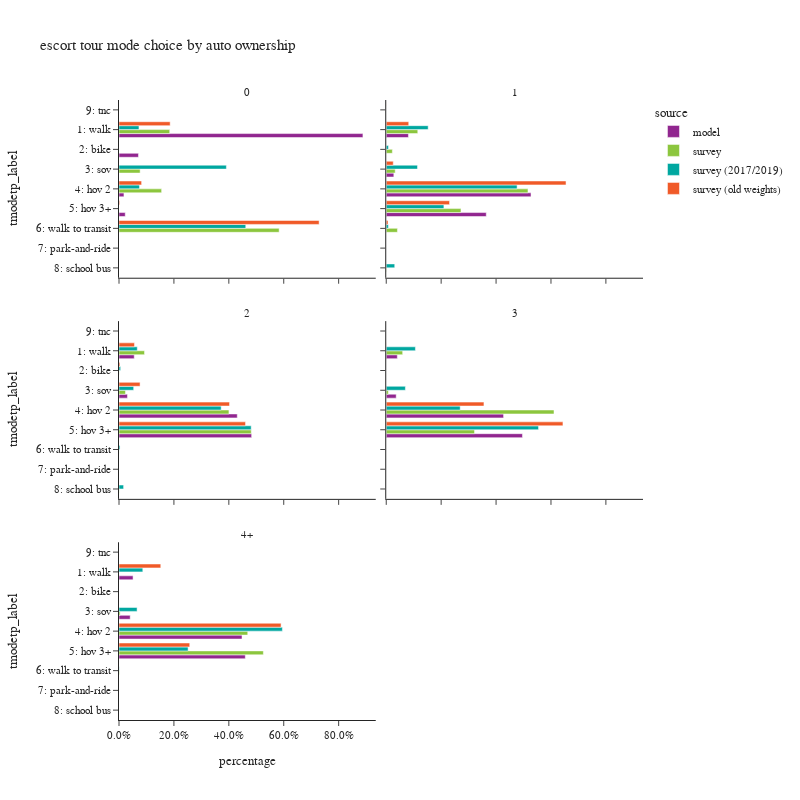

Notebook code for this chart:
### Code cell
plot_mode_choice(es_tour.loc[es_tour['auto_ownership_4+']!="-1"],
                 "auto_ownership_4+",
                 {"auto_ownership_4+":["0","1","2","3","4+"],
                  "tmodetp_label":["1: walk","2: bike","3: sov","4: hov 2","5: hov 3+","6: walk to transit",
                                   "7: park-and-ride","8: school bus","9: other–survey only"]},
                 "auto ownership",2,800)

### Figure 1 — Plotly figure (JSON) as saved in the notebook; plotly's stock layout.template omitted (floating-point values rounded to 4 significant figures)
{"data": [{"alignmentgroup": "True", "customdata": [[14782], [1179], [300], [378]], "hovertemplate": "source=model<br>auto_ownership_4+=0<br>percentage=%{x}<br>tmodetp_label=%{y}<br>sample count=%{customdata[0]}<extra></extra>", "legendgroup": "model", "marker": {"color": "#91268F", "pattern": {"shape": ""}}, "name": "model", "offsetgroup": "model", "orientation": "h", "showlegend": true, "textposition": "auto", "type": "bar", "x": [0.8884, 0.07086, 0.01803, 0.02272], "xaxis": "x5", "y": ["1: walk", "2: bike", "4: hov 2", "5: hov 3+"], "yaxis": "y5"}, {"alignmentgroup": "True", "customdata": [[5402], [1], [1849], [35259], [24361]], "hovertemplate": "source=model<br>auto_ownership_4+=1<br>percentage=%{x}<br>tmodetp_label=%{y}<br>sample count=%{customdata[0]}<extra></extra>", "legendgroup": "model", "marker": {"color": "#91268F", "pattern": {"shape": ""}}, "name": "model", "offsetgroup": "model", "orientation": "h", "showlegend": false, "textposition": "auto", "type": "bar", "x": [0.08078, 1.495e-05, 0.02765, 0.5273, 0.3643], "xaxis": "x6", "y": ["1: walk", "2: bike", "3: sov", "4: hov 2", "5: hov 3+"], "yaxis": "y6"}, {"alignmentgroup": "True", "customdata": [[6706], [3710], [52052], [58379]], "hovertemplate": "source=model<br>auto_ownership_4+=2<br>percentage=%{x}<br>tmodetp_label=%{y}<br>sample count=%{customdata[0]}<extra></extra>", "legendgroup": "model", "marker": {"color": "#91268F", "pattern": {"shape": ""}}, "name": "model", "offsetgroup": "model", "orientation": "h", "showlegend": false, "textposition": "auto", "type": "bar", "x": [0.05549, 0.0307, 0.4307, 0.4831], "xaxis": "x3", "y": ["1: walk", "3: sov", "4: hov 2", "5: hov 3+"], "yaxis": "y3"}, {"alignmentgroup": "True", "customdata": [[2228], [2002], [23612], [27411]], "hovertemplate": "source=model<br>auto_ownership_4+=3<br>percentage=%{x}<br>tmodetp_label=%{y}<br>sample count=%{customdata[0]}<extra></extra>", "legendgroup": "model", "marker": {"color": "#91268F", "pattern": {"shape": ""}}, "name": "model", "offsetgroup": "model", "orientation": "h", "showlegend": false, "textposition": "auto", "type": "bar", "x": [0.04032, 0.03623, 0.4273, 0.4961], "xaxis": "x4", "y": ["1: walk", "3: sov", "4: hov 2", "5: hov 3+"], "yaxis": "y4"}, {"alignmentgroup": "True", "customdata": [[1494], [1189], [13068], [13418]], "hovertemplate": "source=model<br>auto_ownership_4+=4+<br>percentage=%{x}<br>tmodetp_label=%{y}<br>sample count=%{customdata[0]}<extra></extra>", "legendgroup": "model", "marker": {"color": "#91268F", "pattern": {"shape": ""}}, "name": "model", "offsetgroup": "model", "orientation": "h", "showlegend": false, "textposition": "auto", "type": "bar", "x": [0.05122, 0.04076, 0.448, 0.46], "xaxis": "x", "y": ["1: walk", "3: sov", "4: hov 2", "5: hov 3+"], "yaxis": "y"}, {"alignmentgroup": "True", "customdata": [[4], [1], [1], [4]], "hovertemplate": "source=survey<br>auto_ownership_4+=0<br>percentage=%{x}<br>tmodetp_label=%{y}<br>sample count=%{customdata[0]}<extra></extra>", "legendgroup": "survey", "marker": {"color": "#8CC63E", "pattern": {"shape": ""}}, "name": "survey", "offsetgroup": "survey", "orientation": "h", "showlegend": true, "textposition": "auto", "type": "bar", "x": [0.1846, 0.07694, 0.1552, 0.5832], "xaxis": "x5", "y": ["1: walk", "3: sov", "4: hov 2", "6: walk to transit"], "yaxis": "y5"}, {"alignmentgroup": "True", "customdata": [[40], [7], [13], [96], [55], [4], [2]], "hovertemplate": "source=survey<br>auto_ownership_4+=1<br>percentage=%{x}<br>tmodetp_label=%{y}<br>sample count=%{customdata[0]}<extra></extra>", "legendgroup": "survey", "marker": {"color": "#8CC63E", "pattern": {"shape": ""}}, "name": "survey", "offsetgroup": "survey", "orientation": "h", "showlegend": false, "textposition": "auto", "type": "bar", "x": [0.1148, 0.02227, 0.03268, 0.5162, 0.2722, 0.04074, 0.00104], "xaxis": "x6", "y": ["1: walk", "2: bike", "3: sov", "4: hov 2", "5: hov 3+", "6: walk to transit", "8: school bus"], "yaxis": "y6"}, {"alignmentgroup": "True", "customdata": [[32], [4], [8], [149], [143], [1], [1]], "hovertemplate": "source=survey<br>auto_ownership_4+=2<br>percentage=%{x}<br>tmodetp_label=%{y}<br>sample count=%{customdata[0]}<extra></extra>", "legendgroup": "survey", "marker": {"color": "#8CC63E", "pattern": {"shape": ""}}, "name": "survey", "offsetgroup": "survey", "orientation": "h", "showlegend": false, "textposition": "auto", "type": "bar", "x": [0.09294, 0.000492, 0.02349, 0.4004, 0.4818, 0.0002728, 0.000557], "xaxis": "x3", "y": ["1: walk", "2: bike", "3: sov", "4: hov 2", "5: hov 3+", "6: walk to transit", "8: school bus"], "yaxis": "y3"}, {"alignmentgroup": "True", "customdata": [[4], [6], [30], [23]], "hovertemplate": "source=survey<br>auto_ownership_4+=3<br>percentage=%{x}<br>tmodetp_label=%{y}<br>sample count=%{customdata[0]}<extra></extra>", "legendgroup": "survey", "marker": {"color": "#8CC63E", "pattern": {"shape": ""}}, "name": "survey", "offsetgroup": "survey", "orientation": "h", "showlegend": false, "textposition": "auto", "type": "bar", "x": [0.05982, 0.00761, 0.611, 0.3216], "xaxis": "x4", "y": ["1: walk", "3: sov", "4: hov 2", "5: hov 3+"], "yaxis": "y4"}, {"alignmentgroup": "True", "customdata": [[1], [13], [8], [1]], "hovertemplate": "source=survey<br>auto_ownership_4+=4+<br>percentage=%{x}<br>tmodetp_label=%{y}<br>sample count=%{customdata[0]}<extra></extra>", "legendgroup": "survey", "marker": {"color": "#8CC63E", "pattern": {"shape": ""}}, "name": "survey", "offsetgroup": "survey", "orientation": "h", "showlegend": false, "textposition": "auto", "type": "bar", "x": [0.004109, 0.4689, 0.5258, 0.001241], "xaxis": "x", "y": ["3: sov", "4: hov 2", "5: hov 3+", "6: walk to transit"], "yaxis": "y"}, {"alignmentgroup": "True", "customdata": [[5], [1], [1], [4]], "hovertemplate": "source=survey (2017/2019)<br>auto_ownership_4+=0<br>percentage=%{x}<br>tmodetp_label=%{y}<br>sample count=%{customdata[0]}<extra></extra>", "legendgroup": "survey (2017/2019)", "marker": {"color": "#00A7A0", "pattern": {"shape": ""}}, "name": "survey (2017/2019)", "offsetgroup": "survey (2017/2019)", "orientation": "h", "showlegend": true, "textposition": "auto", "type": "bar", "x": [0.07271, 0.3911, 0.07453, 0.4616], "xaxis": "x5", "y": ["1: walk", "3: sov", "4: hov 2", "6: walk to transit"], "yaxis": "y5"}, {"alignmentgroup": "True", "customdata": [[42], [9], [19], [99], [66], [6], [2]], "hovertemplate": "source=survey (2017/2019)<br>auto_ownership_4+=1<br>percentage=%{x}<br>tmodetp_label=%{y}<br>sample count=%{customdata[0]}<extra></extra>", "legendgroup": "survey (2017/2019)", "marker": {"color": "#00A7A0", "pattern": {"shape": ""}}, "name": "survey (2017/2019)", "offsetgroup": "survey (2017/2019)", "orientation": "h", "showlegend": false, "textposition": "auto", "type": "bar", "x": [0.1527, 0.008094, 0.1138, 0.4766, 0.21, 0.007806, 0.0309], "xaxis": "x6", "y": ["1: walk", "2: bike", "3: sov", "4: hov 2", "5: hov 3+", "6: walk to transit", "8: school bus"], "yaxis": "y6"}, {"alignmentgroup": "True", "customdata": [[34], [5], [20], [160], [164], [2], [4]], "hovertemplate": "source=survey (2017/2019)<br>auto_ownership_4+=2<br>percentage=%{x}<br>tmodetp_label=%{y}<br>sample count=%{customdata[0]}<extra></extra>", "legendgroup": "survey (2017/2019)", "marker": {"color": "#00A7A0", "pattern": {"shape": ""}}, "name": "survey (2017/2019)", "offsetgroup": "survey (2017/2019)", "orientation": "h", "showlegend": false, "textposition": "auto", "type": "bar", "x": [0.06657, 0.005922, 0.05341, 0.3721, 0.4815, 0.003742, 0.01675], "xaxis": "x3", "y": ["1: walk", "2: bike", "3: sov", "4: hov 2", "5: hov 3+", "6: walk to transit", "8: school bus"], "yaxis": "y3"}, {"alignmentgroup": "True", "customdata": [[4], [8], [33], [28]], "hovertemplate": "source=survey (2017/2019)<br>auto_ownership_4+=3<br>percentage=%{x}<br>tmodetp_label=%{y}<br>sample count=%{customdata[0]}<extra></extra>", "legendgroup": "survey (2017/2019)", "marker": {"color": "#00A7A0", "pattern": {"shape": ""}}, "name": "survey (2017/2019)", "offsetgroup": "survey (2017/2019)", "orientation": "h", "showlegend": false, "textposition": "auto", "type": "bar", "x": [0.1063, 0.06972, 0.2693, 0.5547], "xaxis": "x4", "y": ["1: walk", "3: sov", "4: hov 2", "5: hov 3+"], "yaxis": "y4"}, {"alignmentgroup": "True", "customdata": [[2], [2], [17], [8], [1]], "hovertemplate": "source=survey (2017/2019)<br>auto_ownership_4+=4+<br>percentage=%{x}<br>tmodetp_label=%{y}<br>sample count=%{customdata[0]}<extra></extra>", "legendgroup": "survey (2017/2019)", "marker": {"color": "#00A7A0", "pattern": {"shape": ""}}, "name": "survey (2017/2019)", "offsetgroup": "survey (2017/2019)", "orientation": "h", "showlegend": false, "textposition": "auto", "type": "bar", "x": [0.08667, 0.06584, 0.5951, 0.2516, 0.0007552], "xaxis": "x", "y": ["1: walk", "3: sov", "4: hov 2", "5: hov 3+", "6: walk to transit"], "yaxis": "y"}, {"alignmentgroup": "True", "customdata": [[11], [1], [1], [9]], "hovertemplate": "source=survey (old weights)<br>auto_ownership_4+=0<br>percentage=%{x}<br>tmodetp_label=%{y}<br>sample count=%{customdata[0]}<extra></extra>", "legendgroup": "survey (old weights)", "marker": {"color": "#F05A28", "pattern": {"shape": ""}}, "name": "survey (old weights)", "offsetgroup": "survey (old weights)", "orientation": "h", "showlegend": true, "textposition": "auto", "type": "bar", "x": [0.1863, 0.08232, 0.002513, 0.7289], "xaxis": "x5", "y": ["1: walk", "4: hov 2", "5: hov 3+", "6: walk to transit"], "yaxis": "y5"}, {"alignmentgroup": "True", "customdata": [[37], [2], [15], [122], [69], [4], [1]], "hovertemplate": "source=survey (old weights)<br>auto_ownership_4+=1<br>percentage=%{x}<br>tmodetp_label=%{y}<br>sample count=%{customdata[0]}<extra></extra>", "legendgroup": "survey (old weights)", "marker": {"color": "#F05A28", "pattern": {"shape": ""}}, "name": "survey (old weights)", "offsetgroup": "survey (old weights)", "orientation": "h", "showlegend": false, "textposition": "auto", "type": "bar", "x": [0.0819, 0.0004425, 0.02553, 0.6548, 0.2306, 0.006475, 0.0002308], "xaxis": "x6", "y": ["1: walk", "2: bike", "3: sov", "4: hov 2", "5: hov 3+", "6: walk to transit", "9: tnc"], "yaxis": "y6"}, {"alignmentgroup": "True", "customdata": [[47], [6], [14], [169], [169]], "hovertemplate": "source=survey (old weights)<br>auto_ownership_4+=2<br>percentage=%{x}<br>tmodetp_label=%{y}<br>sample count=%{customdata[0]}<extra></extra>", "legendgroup": "survey (old weights)", "marker": {"color": "#F05A28", "pattern": {"shape": ""}}, "name": "survey (old weights)", "offsetgroup": "survey (old weights)", "orientation": "h", "showlegend": false, "textposition": "auto", "type": "bar", "x": [0.05634, 0.003568, 0.0767, 0.4026, 0.4608], "xaxis": "x3", "y": ["1: walk", "2: bike", "3: sov", "4: hov 2", "5: hov 3+"], "yaxis": "y3"}, {"alignmentgroup": "True", "customdata": [[2], [42], [42]], "hovertemplate": "source=survey (old weights)<br>auto_ownership_4+=3<br>percentage=%{x}<br>tmodetp_label=%{y}<br>sample count=%{customdata[0]}<extra></extra>", "legendgroup": "survey (old weights)", "marker": {"color": "#F05A28", "pattern": {"shape": ""}}, "name": "survey (old weights)", "offsetgroup": "survey (old weights)", "orientation": "h", "showlegend": false, "textposition": "auto", "type": "bar", "x": [0.000515, 0.3559, 0.6436], "xaxis": "x4", "y": ["1: walk", "4: hov 2", "5: hov 3+"], "yaxis": "y4"}, {"alignmentgroup": "True", "customdata": [[2], [21], [11]], "hovertemplate": "source=survey (old weights)<br>auto_ownership_4+=4+<br>percentage=%{x}<br>tmodetp_label=%{y}<br>sample count=%{customdata[0]}<extra></extra>", "legendgroup": "survey (old weights)", "marker": {"color": "#F05A28", "pattern": {"shape": ""}}, "name": "survey (old weights)", "offsetgroup": "survey (old weights)", "orientation": "h", "showlegend": false, "textposition": "auto", "type": "bar", "x": [0.1521, 0.5903, 0.2576], "xaxis": "x", "y": ["1: walk", "4: hov 2", "5: hov 3+"], "yaxis": "y"}], "layout": {"annotations": [{"font": {}, "showarrow": false, "text": "4+", "x": 0.245, "xanchor": "center", "xref": "paper", "y": 0.2867, "yanchor": "bottom", "yref": "paper"}, {"font": {}, "showarrow": false, "text": "2", "x": 0.245, "xanchor": "center", "xref": "paper", "y": 0.6433, "yanchor": "bottom", "yref": "paper"}, {"font": {}, "showarrow": false, "text": "3", "x": 0.755, "xanchor": "center", "xref": "paper", "y": 0.6433, "yanchor": "bottom", "yref": "paper"}, {"font": {}, "showarrow": false, "text": "0", "x": 0.245, "xanchor": "center", "xref": "paper", "y": 1.0, "yanchor": "bottom", "yref": "paper"}, {"font": {}, "showarrow": false, "text": "1", "x": 0.755, "xanchor": "center", "xref": "paper", "y": 1.0, "yanchor": "bottom", "yref": "paper"}], "barmode": "group", "height": 800, "legend": {"title": {"text": "source"}, "tracegroupgap": 0}, "title": {"text": "escort tour mode choice by auto ownership"}, "width": 800, "xaxis": {"anchor": "y", "domain": [0.0, 0.49], "tickformat": ".1%", "title": {"text": "percentage"}}, "xaxis2": {"anchor": "y2", "domain": [0.51, 1.0], "matches": "x", "tickformat": ".1%", "title": {"text": "percentage"}}, "xaxis3": {"anchor": "y3", "domain": [0.0, 0.49], "matches": "x", "showticklabels": false, "tickformat": ".1%"}, "xaxis4": {"anchor": "y4", "domain": [0.51, 1.0], "matches": "x", "showticklabels": false, "tickformat": ".1%"}, "xaxis5": {"anchor": "y5", "domain": [0.0, 0.49], "matches": "x", "showticklabels": false, "tickformat": ".1%"}, "xaxis6": {"anchor": "y6", "domain": [0.51, 1.0], "matches": "x", "showticklabels": false, "tickformat": ".1%"}, "yaxis": {"anchor": "x", "categoryarray": ["9: other–survey only", "8: school bus", "7: park-and-ride", "6: walk to transit", "5: hov 3+", "4: hov 2", "3: sov", "2: bike", "1: walk"], "categoryorder": "array", "domain": [0.0, 0.2867], "title": {"text": "tmodetp_label"}}, "yaxis2": {"anchor": "x2", "domain": [0.0, 0.2867], "matches": "y", "showticklabels": false}, "yaxis3": {"anchor": "x3", "categoryarray": ["9: other–survey only", "8: school bus", "7: park-and-ride", "6: walk to transit", "5: hov 3+", "4: hov 2", "3: sov", "2: bike", "1: walk"], "categoryorder": "array", "domain": [0.3567, 0.6433], "matches": "y", "title": {"text": "tmodetp_label"}}, "yaxis4": {"anchor": "x4", "domain": [0.3567, 0.6433], "matches": "y", "showticklabels": false}, "yaxis5": {"anchor": "x5", "categoryarray": ["9: other–survey only", "8: school bus", "7: park-and-ride", "6: walk to transit", "5: hov 3+", "4: hov 2", "3: sov", "2: bike", "1: walk"], "categoryorder": "array", "domain": [0.7133, 1.0], "matches": "y", "title": {"text": "tmodetp_label"}}, "yaxis6": {"anchor": "x6", "domain": [0.7133, 1.0], "matches": "y", "showticklabels": false}}}
